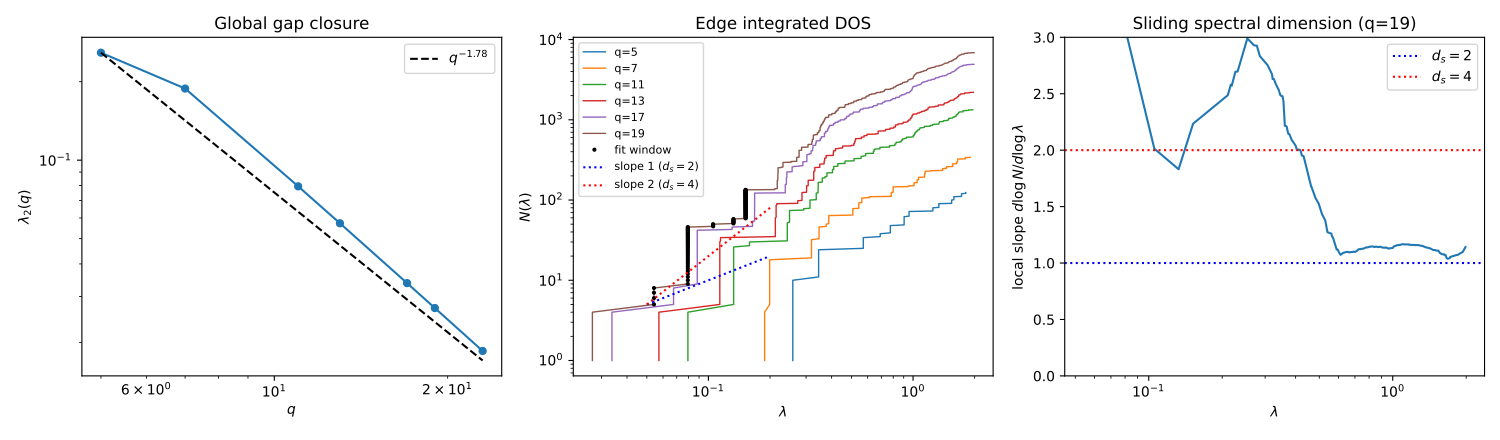

Recreate this plot in Python.
"""Spectral gap and edge density of states of the FULL Cayley Laplacian of
Heis_3(Z/qZ), to decide the spectral dimension d_s that controls the QFI
scaling exponent.

The single winding block w = 2 (Harper, flux 2/q) was found to be marginal
(d_s = 2, a = 1). Here we test the full substrate, whose homogeneous (growth)
dimension is D = 4 (Bass-Guivarch). The question is whether the edge density
of states near lambda = 0 is governed by

  - the abelian/torus bottom (d_s = 2, a = 1, marginal QFI), or
  - the nilpotent growth dimension (d_s = 4, a = 2, power-law QFI),

or shows a crossover between the two.

Graph: vertices (a,b,c) in (Z/qZ)^3 with the Heisenberg law
(a,b,c)*(a',b',c') = (a+a', b+b', c+c'+a b'). Generators X=(1,0,0),
Y=(0,1,0) and inverses give a connected 4-regular graph; L = I - A/4 is the
normalised Laplacian with spectrum in [0,2].

For each prime q:
  - gap lambda_2(q) via shift-invert eigsh (smallest positive eigenvalue);
  - edge spectral dimension from the integrated counting function
    N(lambda) ~ lambda^{d_s/2} near lambda -> 0^+, obtained from the exact
    spectrum (dense eigvalsh) when q^3 <= DENSE_MAX, otherwise from a
    Kernel Polynomial Method (KPM) estimate of the density of states.

A sliding log-log slope of N(lambda) is reported so that any 2 -> 4 crossover
in d_s is visible rather than averaged away.

Output: a PDF figure and a printed summary. Spectra/moments are cached for
resumable runs.
"""

import os
import sys
import time
import numpy as np
import scipy.sparse as sp
from scipy.sparse.linalg import eigsh

import matplotlib
matplotlib.use("Agg")
import matplotlib.pyplot as plt

CACHE_DIR = "heis_full_cache"
FIG_PATH = "heis_full_edge_dos.pdf"
DENSE_MAX = 8000      # use dense eigvalsh when q^3 <= DENSE_MAX
KPM_MOMENTS = 2500    # Chebyshev moments for the KPM density of states
KPM_VECTORS = 24      # stochastic (Hutchinson) probe vectors
EDGE_FRACTION = 0.06  # lowest fraction of the spectrum used for the edge fit


def primes_in(lo, hi):
    out = []
    for n in range(lo, hi + 1):
        if n > 1 and all(n % d for d in range(2, int(n ** 0.5) + 1)):
            out.append(n)
    return out


def build_laplacian(q):
    """Normalised Laplacian L = I - A/4 of Cay(Heis_3(Z/qZ), {X,Y,X^-1,Y^-1})."""
    a, b, c = np.meshgrid(np.arange(q), np.arange(q), np.arange(q), indexing="ij")
    a, b, c = a.ravel(), b.ravel(), c.ravel()

    def enc(A, B, C):
        return (A % q) + (B % q) * q + (C % q) * q * q

    src = enc(a, b, c)
    cols = np.concatenate(
        [enc(a + 1, b, c), enc(a - 1, b, c), enc(a, b + 1, c + a), enc(a, b - 1, c - a)]
    )
    rows = np.tile(src, 4)
    n = q ** 3
    adj = sp.coo_matrix((np.ones(rows.size), (rows, cols)), shape=(n, n)).tocsr()
    return sp.identity(n, format="csr") - adj / 4.0


def gap(lap):
    """Smallest positive eigenvalue of L via shift-invert just below zero."""
    vals = eigsh(lap.tocsc(), k=6, sigma=-1e-3, which="LM", return_eigenvectors=False)
    vals = np.sort(vals)
    return float(vals[vals > 1e-9][0])


def dense_spectrum(lap):
    return np.sort(np.linalg.eigvalsh(lap.toarray()))


def kpm_dos(lap, n_moments, n_vectors, n_points=4000, seed=0):
    """KPM estimate of the integrated counting function N(lambda).

    L has spectrum in [0,2]; rescale to xtil in [-1,1] via H = L - I.
    Returns (lambda_grid, N_cumulative) with N in units of eigenvalue count.
    """
    rng = np.random.default_rng(seed)
    n = lap.shape[0]
    h = (lap - sp.identity(n, format="csr")).tocsr()  # spectrum in [-1,1]

    mu = np.zeros(n_moments)
    for _ in range(n_vectors):
        z = rng.choice([-1.0, 1.0], size=n)
        t_prev, t_cur = z.copy(), h @ z
        mu[0] += z @ t_prev
        mu[1] += z @ t_cur
        for m in range(2, n_moments):
            t_next = 2.0 * (h @ t_cur) - t_prev
            mu[m] += z @ t_next
            t_prev, t_cur = t_cur, t_next
    mu /= (n_vectors * n)

    m = np.arange(n_moments)  # Jackson kernel
    nm = n_moments
    g = ((nm - m + 1) * np.cos(np.pi * m / (nm + 1))
         + np.sin(np.pi * m / (nm + 1)) / np.tan(np.pi / (nm + 1))) / (nm + 1)

    x = np.linspace(-0.999, 0.999, n_points)
    theta = np.arccos(x)
    dens = g[0] * mu[0] + 2.0 * np.sum(
        (g[1:] * mu[1:])[:, None] * np.cos(np.outer(m[1:], theta)), axis=0
    )
    dens = dens / (np.pi * np.sqrt(1.0 - x ** 2))
    dens = np.clip(dens, 0.0, None)

    lam = x + 1.0  # back to [0,2]
    dlam = lam[1] - lam[0]
    cumulative = np.cumsum(dens) * dlam * n
    return lam, cumulative


def counting_from_spectrum(eigs):
    pos = np.sort(eigs[eigs > 1e-9])
    return pos, np.arange(1, pos.size + 1, dtype=float)


def slope_profile(lam, count, window=0.5):
    """Local log-log slope d log N / d log lambda over a sliding window
    (in decades). Returns (lambda_centres, slopes)."""
    mask = (lam > 0) & (count > 0)
    lx, ly = np.log(lam[mask]), np.log(count[mask])
    centres, slopes = [], []
    for i in range(lx.size):
        sel = (lx >= lx[i] - window) & (lx <= lx[i] + window)
        if sel.sum() >= 5:
            s = np.polyfit(lx[sel], ly[sel], 1)[0]
            centres.append(np.exp(lx[i]))
            slopes.append(s)
    return np.array(centres), np.array(slopes)


def process(q):
    os.makedirs(CACHE_DIR, exist_ok=True)
    cache = os.path.join(CACHE_DIR, f"q{q}.npz")
    lap = build_laplacian(q)
    n = q ** 3
    if os.path.exists(cache):
        d = np.load(cache)
        return q, float(d["gap"]), d["lam"], d["count"], str(d["method"])

    g = gap(lap)
    if n <= DENSE_MAX:
        eigs = dense_spectrum(lap)
        lam, count = counting_from_spectrum(eigs)
        method = "dense"
    else:
        lam, count = kpm_dos(lap, KPM_MOMENTS, KPM_VECTORS)
        method = "kpm"
    np.savez(cache, gap=g, lam=lam, count=count, method=method)
    return q, g, lam, count, method


def main():
    qs = primes_in(5, int(sys.argv[1]) if len(sys.argv) > 1 else 31)
    print(f"Full Heisenberg Cayley Laplacian, primes q in {qs}\n")

    results = {}
    t0 = time.time()
    for i, q in enumerate(qs, 1):
        q, g, lam, count, method = process(q)
        results[q] = (g, lam, count, method)
        el = time.time() - t0
        print(f"[{i}/{len(qs)}] q={q:3d} N={q**3:6d} method={method:5s} "
              f"gap={g:.5e}  elapsed={el:6.1f}s", flush=True)

    qs_sorted = sorted(results)
    gaps = np.array([results[q][0] for q in qs_sorted])
    beta = np.polyfit(np.log(qs_sorted), np.log(gaps), 1)[0]
    print(f"\nGlobal gap closure: lambda_2(q) ~ q^({beta:.3f})")

    # Edge exponent from the largest exact (dense) spectrum available.
    dense_qs = [q for q in qs_sorted if results[q][3] == "dense"]
    q_edge = dense_qs[-1]
    lam, count = results[q_edge][1], results[q_edge][2]
    pos = lam[lam > 1e-9]
    cnt = np.arange(1, pos.size + 1, dtype=float)
    win = (pos >= 0.05) & (pos < 0.20)  # nilpotent edge window, above the abelian bottom
    p_edge = np.polyfit(np.log(pos[win]), np.log(cnt[win]), 1)[0]
    n_edge = int(win.sum())
    print(f"Edge exponent (q={q_edge}, dense, lambda in [0.05,0.20)): "
          f"N ~ lambda^{p_edge:.3f}  => d_s = {2 * p_edge:.3f}, a = {p_edge:.3f}")
    print(f"=> QFI scaling f_Q ~ T^(1-a) = T^({1 - p_edge:.3f})  "
          f"({'power-law growth' if p_edge > 1.05 else 'marginal' if p_edge > 0.9 else 'no growth'})")

    fig, (ax1, ax2, ax3) = plt.subplots(1, 3, figsize=(15, 4.4))

    ax1.loglog(qs_sorted, gaps, "o-", ms=5)
    qf = np.array([qs_sorted[0], qs_sorted[-1]], float)
    ax1.loglog(qf, gaps[0] * (qf / qs_sorted[0]) ** beta, "k--",
               label=f"$q^{{{beta:.2f}}}$")
    ax1.set_xlabel("$q$")
    ax1.set_ylabel(r"$\lambda_2(q)$")
    ax1.set_title("Global gap closure")
    ax1.legend()

    for q in dense_qs:
        lq, cq = results[q][1], results[q][2]
        ax2.loglog(lq, cq, "-", lw=1, label=f"q={q}")
    ax2.loglog(pos[win], cnt[win], "k.", ms=4, label="fit window")
    xref = np.array([0.05, 0.20])
    c0 = cnt[win][0]
    ax2.loglog(xref, c0 * (xref / 0.05) ** 1.0, "b:", label=r"slope 1 ($d_s{=}2$)")
    ax2.loglog(xref, c0 * (xref / 0.05) ** 2.0, "r:", label=r"slope 2 ($d_s{=}4$)")
    ax2.set_xlabel(r"$\lambda$")
    ax2.set_ylabel(r"$N(\lambda)$")
    ax2.set_title("Edge integrated DOS")
    ax2.legend(fontsize=8)

    cc, ss = slope_profile(results[q_edge][1], results[q_edge][2])
    ax3.semilogx(cc, ss, "-")
    ax3.axhline(1.0, color="b", ls=":", label="$d_s=2$")
    ax3.axhline(2.0, color="r", ls=":", label="$d_s=4$")
    ax3.set_xlabel(r"$\lambda$")
    ax3.set_ylabel(r"local slope $d\log N/d\log\lambda$")
    ax3.set_title(f"Sliding spectral dimension (q={q_edge})")
    ax3.set_ylim(0, 3)
    ax3.legend()

    fig.tight_layout()
    fig.savefig(FIG_PATH)
    print(f"\nFigure written to {FIG_PATH}")


if __name__ == "__main__":
    main()
